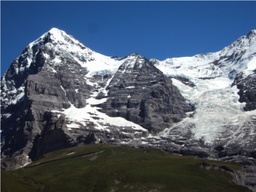
#> input picture Hill1.JPG, 256 x 192 px, shrunk from 400 x 300 before the run
$ python stitch.py
#> lines starting #> are read from the running program, lines starting #| are printed output that depends on the picture
### util.py
import numpy as np
import cv2
import random


##########################################################################################################
# Extract Features(KeyPoints) :

def extract_features( img1, img2) :
    # sift :
    sift = cv2.xfeatures2d.SIFT_create()

    # feature matching :
    bf = cv2.BFMatcher(cv2.NORM_L2, crossCheck=True)

    kp1, desc1 = sift.detectAndCompute(img1,None)
    kp2, desc2 = sift.detectAndCompute(img2,None)

    matches = bf.match(desc1,desc2)
    matches = sorted(matches, key = lambda x:x.distance)

    keypoints = [kp1,kp2]

    # find features and keypoints :
    correspondenceList = []

    for match in matches:
        (x1, y1) = keypoints[0][match.queryIdx].pt
        (x2, y2) = keypoints[1][match.trainIdx].pt
        correspondenceList.append([x1, y1, x2, y2])

    corrs = np.matrix(correspondenceList)
    return corrs , kp1, kp2, matches


##########################################################################################################
# Homography Estimation :

def calculateHomography(correspondences):
    aList = []
    for corr in correspondences:
        p1 = np.matrix([corr.item(0), corr.item(1), 1])
        p2 = np.matrix([corr.item(2), corr.item(3), 1])

        a2 = [0, 0, 0, -p2.item(2) * p1.item(0), -p2.item(2) * p1.item(1), -p2.item(2) * p1.item(2),
              p2.item(1) * p1.item(0), p2.item(1) * p1.item(1), p2.item(1) * p1.item(2)]
        a1 = [-p2.item(2) * p1.item(0), -p2.item(2) * p1.item(1), -p2.item(2) * p1.item(2), 0, 0, 0,
              p2.item(0) * p1.item(0), p2.item(0) * p1.item(1), p2.item(0) * p1.item(2)]
        aList.append(a1)
        aList.append(a2)

    matrixA = np.matrix(aList)

    #svd composition
    u, s, v = np.linalg.svd(matrixA)

    #reshape the min singular value into a 3 by 3 matrix
    h = np.reshape(v[8], (3, 3))

    #normalize and now we have h
    h = (1/h.item(8)) * h
    return h


# Calculate the geometric distance between estimated points and original points :
def geometricDistance(correspondence, h):
    p1 = np.transpose(np.matrix([correspondence[0].item(0), correspondence[0].item(1), 1]))
    estimatep2 = np.dot(h, p1)
    estimatep2 = (1/estimatep2.item(2))*estimatep2

    p2 = np.transpose(np.matrix([correspondence[0].item(2), correspondence[0].item(3), 1]))
    error = p2 - estimatep2
    return np.linalg.norm(error)

##########################################################################################################
# Ransac algorithm :

def ransac(corr, thresh):
    maxInliers = []
    finalH = None
    for i in range(1000):
        #find 4 random points to calculate a homography
        corr1 = corr[random.randrange(0, len(corr))]
        corr2 = corr[random.randrange(0, len(corr))]
        randomFour = np.vstack((corr1, corr2))
        corr3 = corr[random.randrange(0, len(corr))]
        randomFour = np.vstack((randomFour, corr3))
        corr4 = corr[random.randrange(0, len(corr))]
        randomFour = np.vstack((randomFour, corr4))

        #call the homography function on those points
        h = calculateHomography(randomFour)
        inliers = []

        for i in range(len(corr)):
            d = geometricDistance(corr[i], h)
            if d < 5:   # 5 pixels , depends on image size , ...
                inliers.append(corr[i])

        if len(inliers) > len(maxInliers):
            maxInliers = inliers
            finalH = h

        if len(maxInliers) > (len(corr)*thresh):
            break
    return finalH, maxInliers


##########################################################################################################
# Draw Correspendances :

def drawMatches(img1, kp1, img2, kp2, matches, inliers = None):
    corresp = []
    # Create a new output image that concatenates the two images together
    rows1 = img1.shape[0]
    cols1 = img1.shape[1]
    rows2 = img2.shape[0]
    cols2 = img2.shape[1]

    out = np.zeros((max([rows1,rows2]),cols1+cols2,3), dtype='uint8')

    # Place the first image to the left
    out[:rows1,:cols1,:] = np.dstack([img1, img1, img1])

    # Place the next image to the right of it
    out[:rows2,cols1:cols1+cols2,:] = np.dstack([img2, img2, img2])

    # For each pair of points we have between both images
    # draw circles, then connect a line between them
    for mat in matches:
        # Get the matching keypoints for each of the images
        img1_idx = mat.queryIdx
        img2_idx = mat.trainIdx

        # x - columns, y - rows
        (x1,y1) = kp1[img1_idx].pt
        (x2,y2) = kp2[img2_idx].pt

        inlier = False

        if inliers is not None:
            for i in inliers:
                if i.item(0) == x1 and i.item(1) == y1 and i.item(2) == x2 and i.item(3) == y2:
                    inlier = True

        ## Draw a small circle at both co-ordinates
        # cv2.circle(out, (int(x1),int(y1)), 4, (255, 0, 0), 1)
        # cv2.circle(out, (int(x2)+cols1,int(y2)), 4, (255, 0, 0), 1)

        # Draw a line in between the two points, draw inliers if we have them ( GBR)
        if inliers is not None and inlier:
            cv2.line(out, (int(x1),int(y1)), (int(x2)+cols1,int(y2)), (0, 255, 0), 1)
            cv2.circle(out, (int(x1),int(y1)), 5, (255, 0, 0), 2) # added
            cv2.circle(out, (int(x2)+cols1,int(y2)), 5, (255, 0, 0), 2) # added
            corresp.append( [ ( int(x1), int(y1)), ( int(x2), int(y2) )] )

        # elif inliers is not None:  # R
            # cv2.line(out, (int(x1),int(y1)), (int(x2)+cols1,int(y2)), (0, 0, 255), 1)
        if inliers is None:
            cv2.line(out, (int(x1),int(y1)), (int(x2)+cols1,int(y2)), (255, 0, 0), 1)
            cv2.circle(out, (int(x1),int(y1)), 4, (255, 0, 0), 1) # added
            cv2.circle(out, (int(x2)+cols1,int(y2)), 4, (255, 0, 0), 1) # added

    return out, corresp

##########################################################################################################

### stitch.py

import numpy as np
import cv2
import random


from util import extract_features, ransac, drawMatches, calculateHomography


##########################################################################################################
##########################################################################################################

path1 = 'Hill1.JPG'
path2 = 'Hill2.JPG'
path3 = 'Hill3.JPG'

img11 = cv2.imread( path1)
#> img11 is the input picture: shape (192, 256, 3); mean B, G, R 113.3, 95.6, 82.8
img22 = cv2.imread( path2)
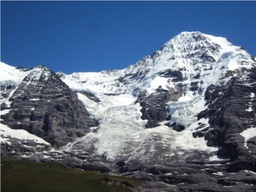
#> input picture Hill2.JPG, 256 x 192 px, shrunk from 400 x 300 before the run
#> img22 is the input picture: shape (192, 256, 3); mean B, G, R 130.9, 108.6, 92.9
img33 = cv2.imread( path3)
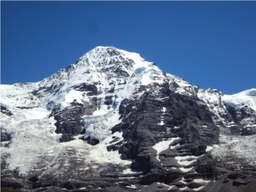
#> input picture Hill3.JPG, 256 x 192 px, shrunk from 400 x 300 before the run
#> img33 is the input picture: shape (192, 256, 3); mean B, G, R 142.2, 113.2, 93

img11 = cv2.cvtColor(img11, cv2.COLOR_BGR2RGB)
img22 = cv2.cvtColor(img22, cv2.COLOR_BGR2RGB)
img33 = cv2.cvtColor(img33, cv2.COLOR_BGR2RGB)

img1 = cv2.cvtColor(img11, cv2.COLOR_BGR2GRAY)
img2 = cv2.cvtColor(img22, cv2.COLOR_BGR2GRAY)
img3 = cv2.cvtColor(img33, cv2.COLOR_BGR2GRAY)
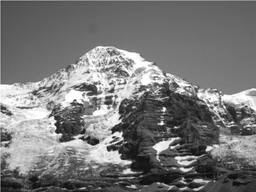
#> img3: shape (192, 256); min 8, max 255, mean 119.6

##########################################################################################################
# matches img1 -> img2 :

corrs, kp1, kp2, matches = extract_features( img1, img2)
#> in extract_features, `kp1, desc1 = sift.detectAndCompute(img1,None)`: kp1 = 510 keypoints; strongest (x, y, size): (29, 61, 3.5), (21, 88, 2.8), (46, 56, 3.5), (103, 100, 3.2)
#> in extract_features, `kp2, desc2 = sift.detectAndCompute(img2,None)`: kp2 = 603 keypoints; strongest (x, y, size): (250, 109, 2.6), (252, 95, 2.7), (146, 121, 2), (33, 109, 1.9)
#> in extract_features, `matches = bf.match(desc1,desc2)`: matches = 273 matches
#> the loop in extract_features, `for match in matches:` made 273 passes
#> (x1, y1, x2, y2) on passes 1 to 3: (149.9, 135.8, 52.51, 149.8), (174.7, 124.8, 78.21, 139.4), (143.3, 142.5, 45.37, 156.5)
#> after the loop in extract_features, `for match in matches:`: correspondenceList = 273 items, first 6: [149.9, 135.8, 52.51, 149.8], [174.7, 124.8, 78.21, 139.4], [143.3, 142.5, 45.37, 156.5], [150.1, 128.1, 53.34, 142.3], [175.8, 90.87, 80.78, 105.3], [206.5, 86.84, 111, 102.8]
#> in extract_features, `corrs = np.matrix(correspondenceList)`: corrs = 273 rows, first 6: [149.9, 135.8, 52.51, 149.8], [174.7, 124.8, 78.21, 139.4], [143.3, 142.5, 45.37, 156.5], [150.1, 128.1, 53.34, 142.3], [175.8, 90.87, 80.78, 105.3], [206.5, 86.84, 111, 102.8]
#> matches = 273 matches
threshold = 0.50
finalH, inliers = ransac(corrs, threshold)
#> the loop in ransac, `for i in range(1000):` made 11 passes
#> (randomFour, corr3, corr4) on pass 1: ([[76.25, 90.19, 32.73, 108.7], [91.34, 83.96, 213, 39.2]], [[166.3, 122.1, 69.82, 136.3]], [[106, 76.52, 9.34, 87.13]])
imgMatch, corresp12 = drawMatches( img1, kp1, img2, kp2, matches, inliers)


print( 'Number of correspendances between image 1 and image 2: {} \n '.format(len( corresp12)) )
#| Number of correspendances between image 1 and image 2: 192

out_img = imgMatch
cols1 = img1.shape[1]

for pair in corresp12 :
  cv2.circle( out_img, pair[0], 4, ( 0, 0, 255), -1)
  cv2.circle( out_img, ( pair[1][0] + cols1, pair[1][1]), 4, ( 0, 0, 255), -1)
#> this loop made 192 passes
#> pair on passes 1 to 3: [(149, 135), (52, 149)], [(174, 124), (78, 139)], [(143, 142), (45, 156)]
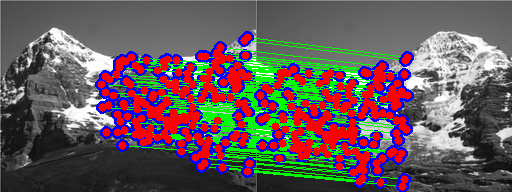
#> out_img: shape (192, 512, 3); mean of channels 0, 1, 2 89.6, 87.3, 102.6; drawn as B, G, R

cv2.imwrite( 'MATCHES-1-2.JPG', out_img )


##########################################################################################################
# matches img3 -> img2 :

corrs, kp1, kp2, matches = extract_features( img3, img2)
threshold = 0.50
finalH, inliers = ransac(corrs, threshold)
imgMatch, corresp32 = drawMatches( img3, kp1, img2, kp2, matches, inliers)
#> after the loop in drawMatches (call 2), `for mat in matches:`:
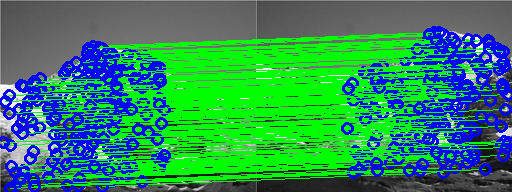
#> out: shape (192, 512, 3); mean of channels 0, 1, 2 93.4, 138.1, 40.7; drawn as B, G, R


##########################################################################################################
# Calculate Homography for N points:

L = []
for item in corresp12:
    L.append( [ item[0][0], item[0][1], item[1][0], item[1][1]] )
#> this loop made 192 passes
C = np.matrix( L)
Hom12 = calculateHomography( C)
#> the loop in calculateHomography (call 16), `for corr in correspondences:` made 192 passes
#> in calculateHomography (call 16), `u, s, v = np.linalg.svd(matrixA)`:
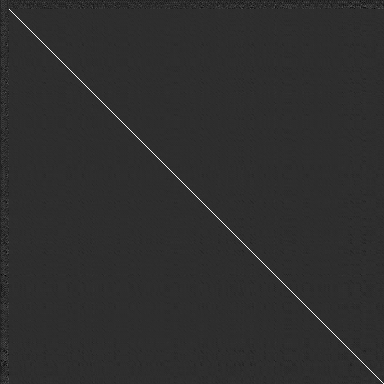
#> u: shape (384, 384) float64; min -0.221, max 0.993, mean -2.72e-05; drawn with min black and max white

L = []
for item in corresp32:
    L.append( [ item[0][0], item[0][1], item[1][0], item[1][1]] )
#> this loop made 286 passes
#> item on passes 1 to 3: [(109, 164), (195, 150)], [(86, 60), (171, 46)], [(106, 102), (191, 88)]
C = np.matrix( L)
Hom32 = calculateHomography( C)


##########################################################################################################
# Stitching:

# Image Warping : 2 images so far,
# This algorithm depend on the relative position ofthe 2 images, (left and right)
# img2 is the main image : img1(warped) | img2 | img3(warped)

h_in_1 = img1.shape[0]
w_in_1 = img1.shape[1]

h_in_2 = img2.shape[0]
w_in_2 = img2.shape[1]

h_in_3 = img3.shape[0]
w_in_3 = img3.shape[1]

pts1 = [ [ 1, 1, 1], [ w_in_1, 1, 1], [ 1, h_in_1, 1], [ w_in_1, h_in_1, 1] ]
pts3 = [ [ 1, 1, 1], [ w_in_3, 1, 1], [ 1, h_in_3, 1], [ w_in_3, h_in_3, 1] ]

pts12 = pts1
for i in range( len(pts1)):
    pts12[i] = np.dot( Hom12, np.transpose(np.matrix( pts1[i])) )
    pts12[i] = pts12[i]/pts12[i][2][0]

pts32 = pts3
for i in range( len(pts3)):
    pts32[i] = np.dot( Hom32, np.transpose(np.matrix( pts3[i])) )
    pts32[i] = pts32[i]/pts32[i][2][0]

x_max = max( int(pts12[0][0][0]), int(pts12[1][0][0]), int(pts12[2][0][0]), int(pts12[3][0][0]), w_in_2 )
y_max = max( int(pts12[0][1][0]), int(pts12[1][1][0]), int(pts12[2][1][0]), int(pts12[3][1][0]), h_in_2 )

x_min = min( int(pts12[0][0][0]), int(pts12[1][0][0]), int(pts12[2][0][0]), int(pts12[3][0][0]), 0)
y_min = min( int(pts12[0][1][0]), int(pts12[1][1][0]), int(pts12[2][1][0]), int(pts12[3][1][0]), 0)

x_max = max( int(pts32[0][0][0]), int(pts32[1][0][0]), int(pts32[2][0][0]), int(pts32[3][0][0]), x_max)
y_max = max( int(pts32[0][1][0]), int(pts32[1][1][0]), int(pts32[2][1][0]), int(pts32[3][1][0]), y_max )

x_min = min( int(pts32[0][0][0]), int(pts32[1][0][0]), int(pts32[2][0][0]), int(pts32[3][0][0]), x_min)
y_min = min( int(pts32[0][1][0]), int(pts32[1][1][0]), int(pts32[2][1][0]), int(pts32[3][1][0]), y_min)

w_out = x_max - x_min + 1
h_out = y_max - y_min + 1

res = np.zeros( [ h_out, w_out, 3], dtype= int)
print( 'out shape : {} '.format( res.shape) )
#| out shape : (232, 474, 3)

for x in range( x_min, x_max+1):
    for y in range( y_min, y_max+1):
        p1 = np.transpose( np.matrix([ x, y, 1]))
        p2 = np.dot( np.linalg.inv( Hom12), p1 )

        p =  p2/p2[2][0]
        new_x_12 = int(p[0][0])
        new_y_12 = int(p[1][0])

        p2 = np.dot( np.linalg.inv( Hom32), p1 )

        p =  p2/p2[2][0]
        new_x_32 = int(p[0][0])
        new_y_32 = int(p[1][0])

        for i in range(3):  # 3 -> RGB
            if ( 0 <= new_x_12 < w_in_1) and (0 <= new_y_12 < h_in_1 ) :
                res[y-y_min][x-x_min][i] = int( img11[new_y_12][new_x_12][i])
            elif ( 0 <= new_x_32 < w_in_3) and (0 <= new_y_32 < h_in_3 ):
                res[y-y_min][x-x_min][i] = int( img33[new_y_32][new_x_32][i] )
            elif ( 0 <= x < w_in_2) and (0 <= y < h_in_2 ):
                res[y-y_min][x-x_min][i] = int( img22[y][x][i] )
            else:
                res[y-y_min][x-x_min][i] = 0
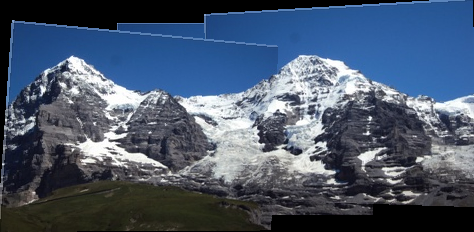
#> res: shape (232, 474, 3) int64; mean R, G, B 72.9, 87.5, 108.5


##########################################################################################################
# Save results:

res = res.astype( np.uint8)
cv2.imwrite( 'res.JPG', res)

##########################################################################################################
